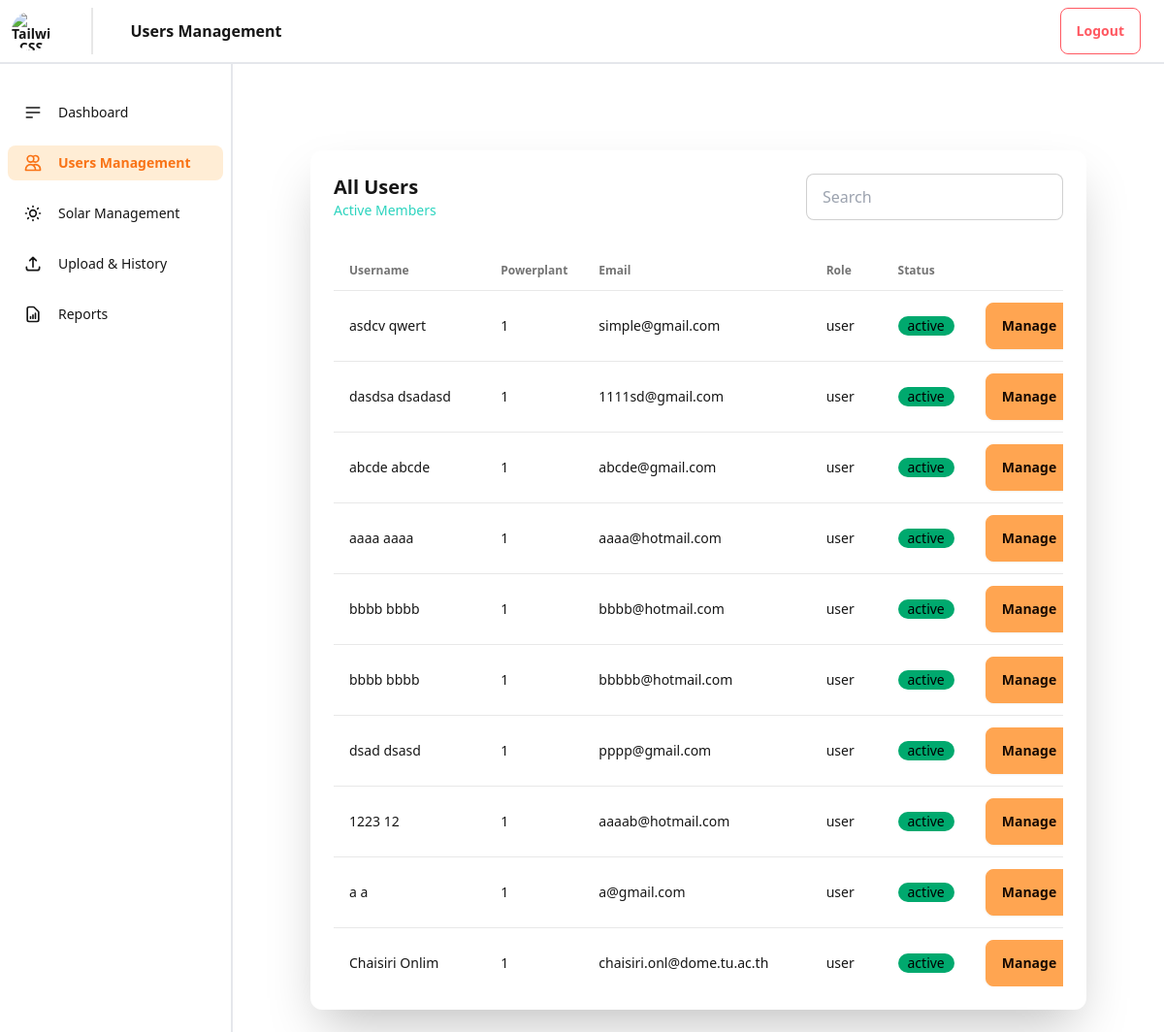
Page /solar-system/users_management/ on the committed database.
### authentication/models.py (models this page shows, shortened)
class CustomUser(models.Model):
    user = models.OneToOneField(User, on_delete=models.CASCADE)
    role = models.CharField(
    max_length=20,
    choices=[(tag.value[0], tag.value[1]) for tag in RoleEnum],
    default=RoleEnum.USER.value[0],
    )
    status = models.CharField(
    max_length=20,
    choices=[(tag.value[0], tag.value[1]) for tag in StatusEnum],
    default=StatusEnum.ACTIVE.value[0],
    )
    display_name = models.CharField(max_length=150, blank=True, null=True)
    profile_image = models.ImageField(upload_to='profile_images/', blank=True, null=True)

### myadmin/views.py (the view)
# urls.py: path('users_management/', views.users_management, name='users_management'),
def users_management(request):
    users = CustomUser.objects.all()
    context = {'users': users}
    return render(request, 'users_management.html',context=context)

### myadmin/context_processors.py (called while the page is built, shortened)
def global_user_context(request):
    return {}

### myadmin/templates/users_management.html (shortened to what this page needs)
{% extends 'base.html' %} {% load static %}  {% block heading %}Users Management{% endblock %} {%
block content %} {% block content %}
<div class="flex flex-row justify-between">
  <div class="flex flex-col">
    <div class="text-xl font-bold">All Users</div>
    <div class="text-sm text-teal-400">Active Members</div>
  </div>
  <div>
    <input type="text" placeholder="Search" class="input input-bordered w-24 md:w-auto" />
  </div>
</div>
<div class="overflow-x-auto overflow-y-auto mt-8" style="max-height: calc(100% - 80px)">
  <table class="table">
    <thead>
      <tr>
        <th>Username</th>
        <th>Powerplant</th>
        <th>Email</th>
        <th>Role</th>
        <th>Status</th>
        <th></th>
      </tr>
    </thead>
    <tbody>
      {% for customuser in users %}
      <tr class="hover:bg-base-300">
        <td>{{customuser.user.first_name}} {{customuser.user.last_name}}</td>
        <td>1</td>
        <td>{{customuser.user.email}}</td>
        <td>{{customuser.role}}</td>
        <td>
          <div class="badge {% if customuser.status == 'active' %}badge-success{% else %}badge-error{% endif %}">
            {{customuser.status}}</div>
        </td>
        <td>
          <a href="{% url 'users_management_manage' user_id=customuser.id %}" class="btn btn-soft btn-accent">Manage</a>
        </td>
      </tr>
      {% endfor %}
    </tbody>
  </table>
</div>
{% endblock %}

### rows in the picture
CustomUser: user.first_name "asdcv", user.last_name "qwert", user.email "simple@gmail.com", role "user", status "active"
CustomUser: user.first_name "dasdsa", user.last_name "dsadasd", user.email "1111sd@gmail.com", role "user", status "active"
CustomUser: user.first_name "abcde", user.last_name "abcde", user.email "abcde@gmail.com", role "user", status "active"
CustomUser: user.first_name "aaaa", user.last_name "aaaa", user.email "aaaa@hotmail.com", role "user", status "active"
CustomUser: user.first_name "bbbb", user.last_name "bbbb", user.email "bbbb@hotmail.com", role "user", status "active"
CustomUser: user.first_name "bbbb", user.last_name "bbbb", user.email "bbbbb@hotmail.com", role "user", status "active"
CustomUser: user.first_name "dsad", user.last_name "dsasd", user.email "pppp@gmail.com", role "user", status "active"
CustomUser: user.first_name "1223", user.last_name "12", user.email "aaaab@hotmail.com", role "user", status "active"
CustomUser: user.first_name "a", user.last_name "a", user.email "a@gmail.com", role "user", status "active"
CustomUser: user.first_name "Chaisiri", user.last_name "Onlim", user.email "chaisiri.onl@dome.tu.ac.th", role "user", status "active"
